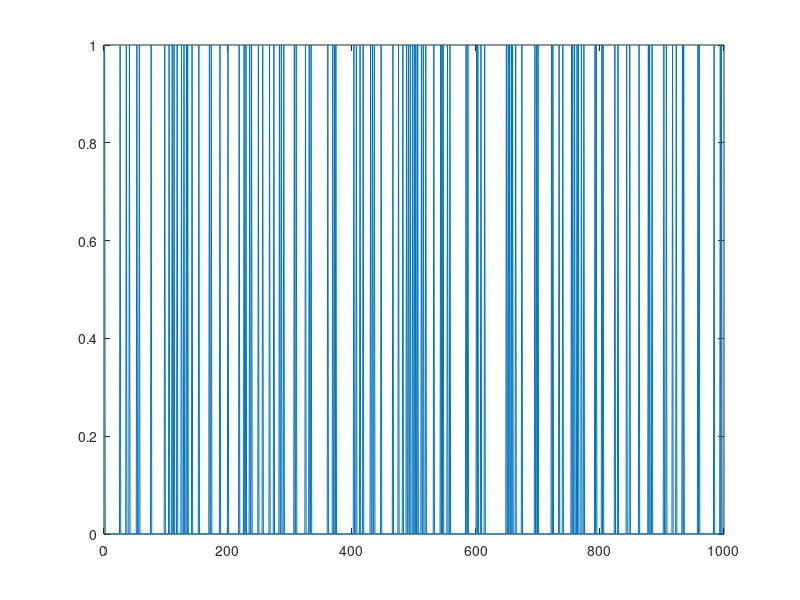

Source code (MATLAB): (Note: this script raises an error after producing the figure.)
%% Clean up and add path
clear; clc;
close all;
addpath('CourseMaterial/Code/functions', 'CourseMaterial/Code/data')
%% Lab3 prep exercise 2
P = [7/8 1/8; 1/8 7/8];
n = 1000;
states = [3 8];

x = zeros(1,n);
x(1) = states(1);
state = 1;

for i=2:n
    random = rand(1);
    j = 1;
    while(random > 0)
        random = random - P(state,j);
        j = j + 1;
    end
    j = j - 1;
    state = j;
    x(i) = states(j);
end

sum(x>5)
%%
rng(0)
P = 7/8;
u  = zeros(1,1000);
u(1) = [round(rand(1))];

for i =2:1000
    random = rand(1);
    if random < 1/8
        u(i) = abs(u(i-1) - 1);
    end
end
figure()
plot(u)
%% Lab3 prep exercise 1
load thx.dat
load tar2.dat
y = tar2;

N = length(y);
A = eye(2);

Re = [0.004 0; 0 0];
Rw = 1.25;

% Set some initial values
Rxx_1 = 10 * eye(2);      %Initial state variance
xtt_1 = [0 0]';          %Initial state values

% Vectors to store values in
Xsave = zeros ( 2 ,N ) ; % Stored states
ehat = zeros ( 1 ,N ) ; % Prediction residual
yt1 = zeros ( 1 ,N ) ; % One step prediction
yt2 = zeros ( 1 ,N ) ; % Two step prediction
yhat = zeros ( 1,N);

% The filter use data up to time t−1 to predict value at t ,
% then update using the prediction error. start from t = 3
% since we do y(t-2), which is only defined when t-2 > 0.

for t=3:N
    
    x_t1 = A*Xsave(:,t-1); 
    Ct = [ -y(t-1) -y(t-2) ];  %C_{t|t-1}

    yhat(t) = Ct*x_t1;  %y_{t|t-1} (8.103)
    ehat(t) = y(t) - yhat(t);  % e_t = y_t - y_{t|t-1}
   

    % Update 
    Ryy = Ct*Rxx_1*Ct' + Rw;      %R^{yy}_{t|t-1} (8.116 i boken)
    Kt = Rxx_1*Ct'/(Ryy);       %K_t (8.111)
 
    Rxx = (eye(2)-Kt*Ct)*Rxx_1;  %R{xx}_{t|t} (8.114)
    Xsave(:,t) = x_t1 + Kt*ehat(t);
    % xt_t = x_t1 + (Kt*(y(t) - Ct*xtt_1));  %x_t{t|t}  (8.109)


    % Predict the next state
  %  xt_t1 = A*xtt_1;      % x_{t+1|t}, 2x1 A*xtt + B*u_t (8.102)
    Rxx_1 = A*Rxx*A' + Re;      % R^{xx}_{t+1|t}, (8.115)

    
    % Store the state vector
   % Xsave(:,t) = xt_t;
end

figure
hold on
plot(thx(:,1)) %true a1
plot(thx(:,2)) %true a2
plot(Xsave(1,:)')
plot(Xsave(2,:)')
legend('True a1', 'True a2', 'Estimated a1', 'Estimated a2')
sum(ehat.^2)
%% Plotting prediction
figure
hold on
plot(yhat)
plot(y)
legend('1-step pred. y-hat', 'tar2 data')

%acfNpacfnorm(yhat-tar2, 20, '1-step pred. error residual')

%% 2.3 Using the Kalman filter for prediction

clear; clc;
rng(0)
N = 10000;
ee = 0.1 * randn(N,1);
A0 = [1 -.8 .2];
y = filter(1, A0, ee);
Re = [1e-6 0; 0 1e-6]; 
Rw = 0.1;


